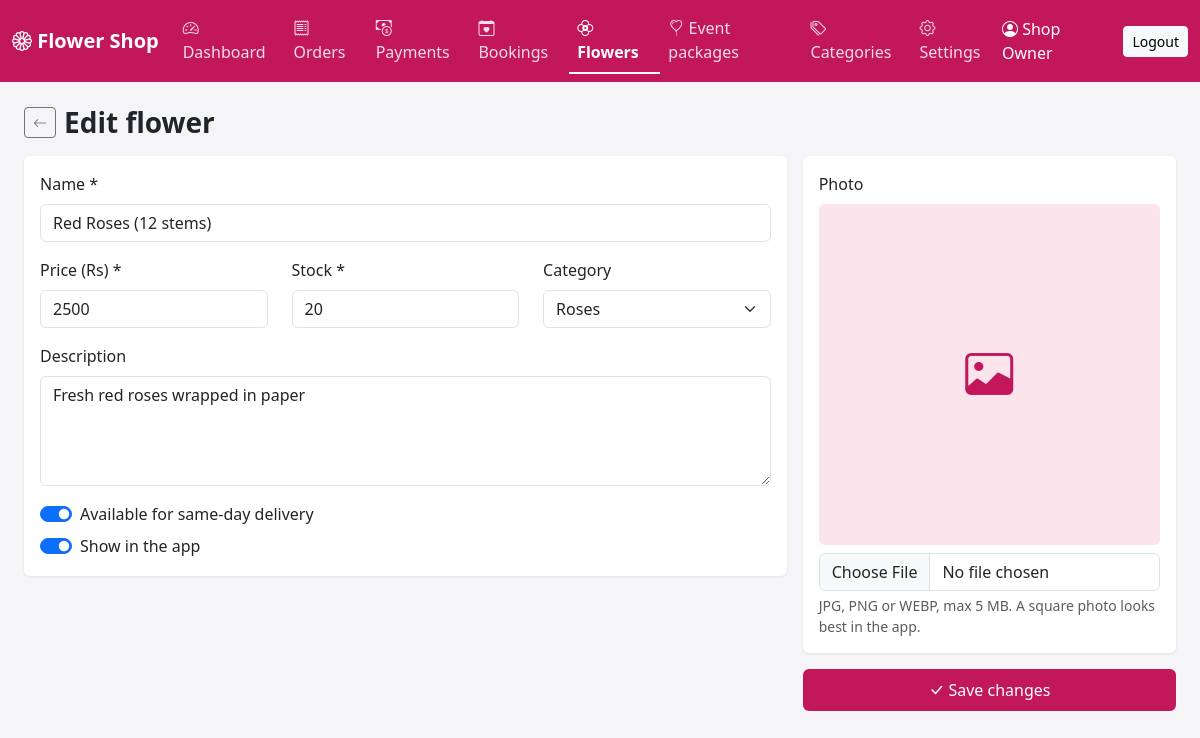
Screenshot of /admin/flower_edit.php?id=1 (signed in) with the database file from the repository.
### tables this page shows
CREATE TABLE settings (
  setting_key   VARCHAR(60) PRIMARY KEY,
  setting_value VARCHAR(255) NOT NULL
);

CREATE TABLE flowers (
  id           INT AUTO_INCREMENT PRIMARY KEY,
  category_id  INT NULL,
  name         VARCHAR(120) NOT NULL,
  description  TEXT,
  price        DECIMAL(10,2) NOT NULL,            
  image        VARCHAR(255) NOT NULL,             
  stock        INT NOT NULL DEFAULT 0,
  same_day_available TINYINT(1) NOT NULL DEFAULT 1,  
  is_active    TINYINT(1) NOT NULL DEFAULT 1,     
  created_at   TIMESTAMP DEFAULT CURRENT_TIMESTAMP,
  FOREIGN KEY (category_id) REFERENCES categories(id) ON DELETE SET NULL
);

CREATE TABLE categories (
  id         INT AUTO_INCREMENT PRIMARY KEY,
  name       VARCHAR(80) NOT NULL UNIQUE,
  is_active  TINYINT(1) NOT NULL DEFAULT 1
);

### admin/_init.php (called while the page is built, shortened)
<?php
function e($value): string
{
    return htmlspecialchars((string) $value, ENT_QUOTES, 'UTF-8');
}
function require_admin(PDO $pdo): array
{
    $stmt = $pdo->prepare("SELECT id, name, email FROM admins WHERE id = ?");
    $stmt->execute([$_SESSION['admin_id']]);
    $admin = $stmt->fetch();
    return $admin;
}

### admin/flower_edit.php (the view, shortened to what this page needs)
<?php
require __DIR__ . '/_init.php';
$admin = require_admin($pdo);
$id     = (int) ($_GET['id'] ?? 0);
$flower = [
    'name' => '', 'category_id' => '', 'description' => '', 'price' => '',
    'stock' => '10', 'same_day_available' => 1, 'is_active' => 1, 'image' => '',
];
if ($id > 0) {
    $stmt = $pdo->prepare("SELECT * FROM flowers WHERE id = ?");
    $stmt->execute([$id]);
    $flower = $stmt->fetch();
}
$categories = $pdo->query("SELECT id, name FROM categories ORDER BY name")->fetchAll();
$has_photo  = $flower['image'] && is_file(__DIR__ . '/../' . $flower['image']);
$active     = 'flowers';
require __DIR__ . '/_header.php';
?>
<div class="d-flex align-items-center gap-2 mb-3">
  <a href="flowers.php" class="btn btn-sm btn-outline-secondary"><i class="bi bi-arrow-left"></i></a>
  <h3 class="fw-bold mb-0"><?= $id ? 'Edit flower' : 'Add flower' ?></h3>
</div>
<form method="post" enctype="multipart/form-data" class="row g-3">
  <div class="col-lg-8">
    <div class="card card-body">
      <div class="mb-3">
        <label class="form-label">Name *</label>
        <input name="name" class="form-control" value="<?= e($flower['name']) ?>" placeholder="e.g. Red Roses (12 stems)" required>
      </div>
      <div class="row">
        <div class="col-md-4 mb-3">
          <label class="form-label">Price (Rs) *</label>
          <input name="price" type="number" step="1" min="1" class="form-control" value="<?= e($flower['price'] !== '' ? (float) $flower['price'] : '') ?>" required>
        </div>
        <div class="col-md-4 mb-3">
          <label class="form-label">Stock *</label>
          <input name="stock" type="number" min="0" step="1" class="form-control" value="<?= e($flower['stock']) ?>" required>
        </div>
        <div class="col-md-4 mb-3">
          <label class="form-label">Category</label>
          <select name="category_id" class="form-select">
            <?php foreach ($categories as $c): ?>
              <option value="<?= (int) $c['id'] ?>" <?= (int) $flower['category_id'] === (int) $c['id'] ? 'selected' : '' ?>><?= e($c['name']) ?></option>
            <?php endforeach; ?>
          </select>
        </div>
      </div>
      <div class="mb-3">
        <label class="form-label">Description</label>
        <textarea name="description" rows="4" class="form-control" placeholder="What is included, size, colours..."><?= e($flower['description']) ?></textarea>
      </div>
      <div class="form-check form-switch mb-2">
        <input class="form-check-input" type="checkbox" name="same_day_available" id="sd" <?= $flower['same_day_available'] ? 'checked' : '' ?>>
        <label class="form-check-label" for="sd">Available for same-day delivery</label>
      </div>
      <div class="form-check form-switch">
        <input class="form-check-input" type="checkbox" name="is_active" id="act" <?= $flower['is_active'] ? 'checked' : '' ?>>
        <label class="form-check-label" for="act">Show in the app</label>
      </div>
    </div>
  </div>
  <div class="col-lg-4">
    <div class="card card-body">
      <label class="form-label">Photo <?= $id ? '' : '*' ?></label>
      <?php if (!$has_photo): ?>
        <div id="nophoto" class="rounded mb-2 d-flex align-items-center justify-content-center"
             style="width:100%;aspect-ratio:1;background:#fce4ec;color:#c2185b;font-size:3rem"><i class="bi bi-image"></i></div>
      <?php endif; ?>
      <input type="file" name="image" accept="image/jpeg,image/png,image/webp" class="form-control"
             onchange="if(this.files[0]){var p=document.getElementById('preview');p.src=window.URL.createObjectURL(this.files[0]);p.classList.remove('d-none');var n=document.getElementById('nophoto');if(n)n.remove();}">
      <div class="form-text">JPG, PNG or WEBP, max 5 MB. A square photo looks best in the app.</div>
    </div>
    <button class="btn btn-pink w-100 mt-3 py-2"><i class="bi bi-check-lg"></i> <?= $id ? 'Save changes' : 'Add flower' ?></button>
  </div>
</form>
<?php require __DIR__ . '/_footer.php'; ?>

### admin/_header.php (shortened to what this page needs)
<?php
$count_pending  = (int) $pdo->query("SELECT COUNT(*) FROM orders WHERE order_status = 'pending'")->fetchColumn();
$count_payments = (int) $pdo->query("SELECT COUNT(*) FROM orders WHERE payment_status = 'submitted' AND order_status <> 'cancelled'")->fetchColumn();
$count_bookings = (int) $pdo->query("SELECT COUNT(*) FROM event_bookings WHERE status = 'new'")->fetchColumn();
$shop_name      = $pdo->query("SELECT setting_value FROM settings WHERE setting_key = 'shop_name'")->fetchColumn() ?: 'Flower Shop';
function nav_item(string $key, string $href, string $icon, string $label, string $active, int $count = 0): string
{
    $cls   = $key === $active ? 'nav-link active' : 'nav-link';
    $badge = $count > 0 ? ' <span class="badge rounded-pill text-bg-light">' . $count . '</span>' : '';
    return '<li class="nav-item"><a class="' . $cls . '" href="' . $href . '"><i class="bi bi-' . $icon . '"></i> '
         . $label . $badge . '</a></li>';
}
?>
<!DOCTYPE html>
<html lang="en">
<head>
  <link href="https://cdn.jsdelivr.net/npm/bootstrap@5.3.3/dist/css/bootstrap.min.css" rel="stylesheet">
  <link href="https://cdn.jsdelivr.net/npm/bootstrap-icons@1.11.3/font/bootstrap-icons.min.css" rel="stylesheet">
</head>
<body>
<nav class="navbar navbar-expand-xl navbar-dark mb-4">
  <div class="container-fluid">
    <a class="navbar-brand fw-bold" href="index.php"><i class="bi bi-flower1"></i> <?= e($shop_name) ?></a>
    <div class="collapse navbar-collapse" id="menu">
      <ul class="navbar-nav me-auto">
        <?= nav_item('dashboard', 'index.php', 'speedometer2', 'Dashboard', $active ?? '') ?>
        <?= nav_item('orders', 'orders.php', 'receipt', 'Orders', $active ?? '', $count_pending) ?>
        <?= nav_item('payments', 'orders.php?payment=submitted', 'cash-coin', 'Payments', $active ?? '', $count_payments) ?>
        <?= nav_item('bookings', 'bookings.php', 'calendar-heart', 'Bookings', $active ?? '', $count_bookings) ?>
        <?= nav_item('flowers', 'flowers.php', 'flower2', 'Flowers', $active ?? '') ?>
        <?= nav_item('events', 'events.php', 'balloon-heart', 'Event packages', $active ?? '') ?>
        <?= nav_item('categories', 'categories.php', 'tags', 'Categories', $active ?? '') ?>
        <?= nav_item('settings', 'settings.php', 'gear', 'Settings', $active ?? '') ?>
      </ul>
      <span class="navbar-text text-white me-3"><i class="bi bi-person-circle"></i> <?= e($admin['name']) ?></span>
      <a href="logout.php" class="btn btn-sm btn-light">Logout</a>
    </div>
  </div>
</nav>
<main class="container-fluid px-4 pb-5">

### admin/_header.php (style rules this page uses)
body { background: #f5f5f7; }
.navbar { background: #c2185b; }
.navbar .nav-link { color: rgba(255,255,255,.85); }
.navbar .nav-link.active, .navbar .nav-link:hover { color: #fff; }
.navbar .nav-link.active { font-weight: 600; border-bottom: 2px solid #fff; }
.card { border: 0; box-shadow: 0 1px 3px rgba(0,0,0,.08); }
.btn-pink { background: #c2185b; color: #fff; }

### rows the page displays
settings: setting_value "Flower Shop"
flowers: name "Red Roses (12 stems)", price "2500", stock "20", category_id "Roses", description "Fresh red roses wrapped in paper", same_day_available "☑", is_active "☑"

### other values shown
$label "Dashboard Orders Payments Bookings Flowers Event packages Categories Settings"
$admin['name'] "Shop Owner"
